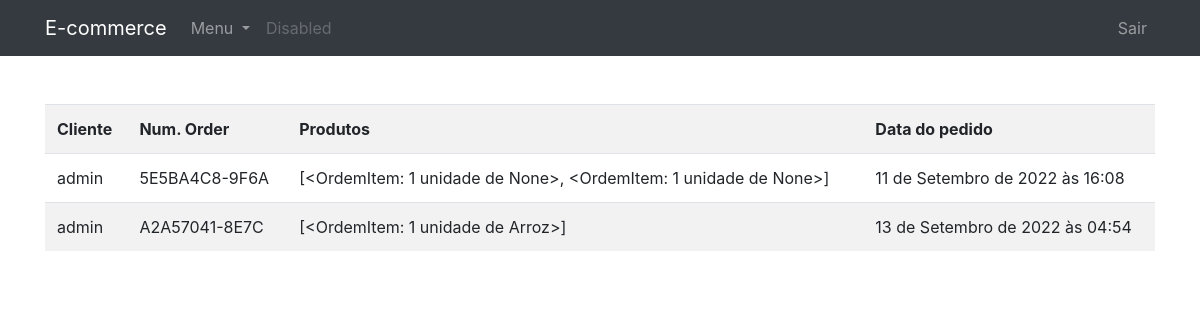
The page /portal/ (signed in) on the database as committed earlier.
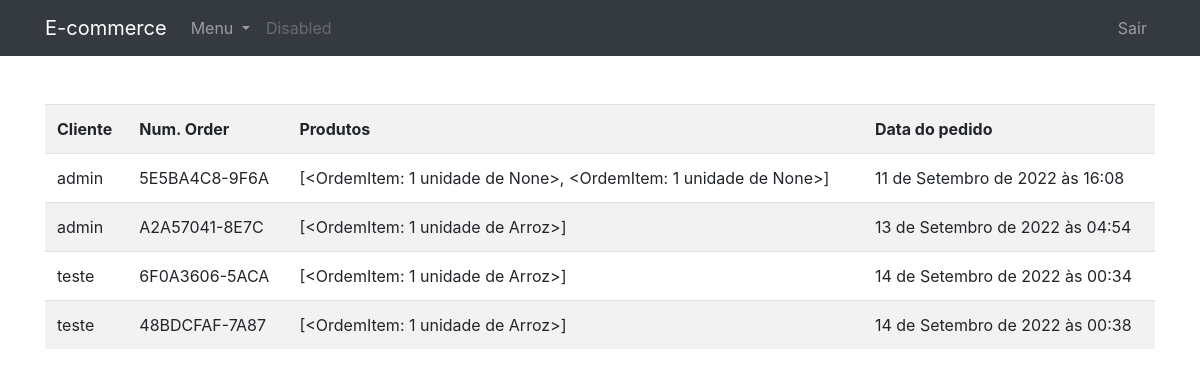
The same page on the database as committed later.
### produtos/models.py (models this page shows, shortened)
class Ordem(models.Model):
    user = models.ForeignKey(
        CustomUser, on_delete=models.SET_NULL, blank=True, null=True
    )
    order_date = models.DateTimeField(auto_now_add=True, null=True, blank=True)
    ordered = models.BooleanField(default=False, null=True, blank=True)
    number_order = models.CharField(max_length=14, default=random_number, unique=True)
    supermarket = models.ForeignKey(
        Lojista, on_delete=models.SET_NULL, blank=True, null=True
    )
    def produtos(self):
        return list(OrdemItem.objects.filter(order__id=self.id))

class OrdemItem(models.Model):
    product = models.ForeignKey(
        Produto, on_delete=models.SET_NULL, blank=True, null=True
    )
    order = models.ForeignKey(Ordem, on_delete=models.SET_NULL, blank=True, null=True)
    quantity = models.IntegerField(default=0, null=True, blank=True)
    data_add = models.DateTimeField(auto_now_add=True, null=True, blank=True)
    def __str__(self):
        return f"{self.quantity} unidade de {self.product}"

class Produto(models.Model):
    name = models.CharField(max_length=70)
    price = models.FloatField()
    qnt_stock = models.IntegerField()
    sold = models.IntegerField()
    category = models.ForeignKey(Categoria, on_delete=models.CASCADE)
    description = models.TextField(default="", blank=True, null=True)
    slug = models.SlugField(max_length=250, null=True, blank=True)
    image = models.ImageField(upload_to="products/%Y/%m/%d", blank=True, null=True)
    expiration_date = models.DateField(null=True, blank=True)
    supermarket = models.ForeignKey(
        Lojista,
        on_delete=models.SET_NULL,
        blank=True,
        null=True,
    )
    class Meta:
        ordering = ["expiration_date"]
    def __str__(self):
        return self.name

### users/models.py (models this page shows)
class CustomUser(AbstractUser):
    class Role(models.TextChoices):
        SUPERMARKET = "SUPERMARKET", _("Supermarket")
        CLIENT = "CLIENT", _("Client")
    role = models.CharField(max_length=50, choices=Role.choices)
    def __str__(self):
        return self.username

### lojista/views.py (the view)
# urls.py: path("", MinhasOrdens.as_view(), name="minhas_ordens"),
class MinhasOrdens(SupermarketUserMixin, ListView):
    model = Ordem
    template_name = "lojista/minhas_ordens.html"
    context_object_name = "orders"
    def get_queryset(self):
        qs = super().get_queryset()
        return qs.filter(supermarket__supermarket=self.request.user)

### lojista/views.py (called while the page is built)
    def test_func(self):
        if self.request.user.is_authenticated:
            print("entrou")
            print(self.request.user.role)
            return (
                self.request.user.role == "SUPERMARKET"
                or self.request.user.is_superuser
            )

### templates/lojista/minhas_ordens.html
{% extends 'base-portal.html' %}
{% block content %}
<table class="table table-striped">
    <tr>
        <th>Cliente</th>
        <th>Num. Order</th>
        <th>Produtos</th>
        <th>Data do pedido</th>
    </tr>
    {% for order in orders %}
        <tr>
            <td>{{order.user}}</td>
            <td>{{order.number_order}}</td>
            <td>{{order.produtos}}</td>
            <td>{{order.order_date}}</td>
        </tr>
    {% endfor %}
</table>
{% endblock %}

Rows that differ between the two databases and show on the page:
added Ordem: user "teste", number_order "6F0A3606-5ACA", produtos "[<OrdemItem: 1 unidade de Arroz>]", order_date "14 de Setembro de 2022 às 00:34"
added Ordem: user "teste", number_order "48BDCFAF-7A87", produtos "[<OrdemItem: 1 unidade de Arroz>]", order_date "14 de Setembro de 2022 às 00:38"
